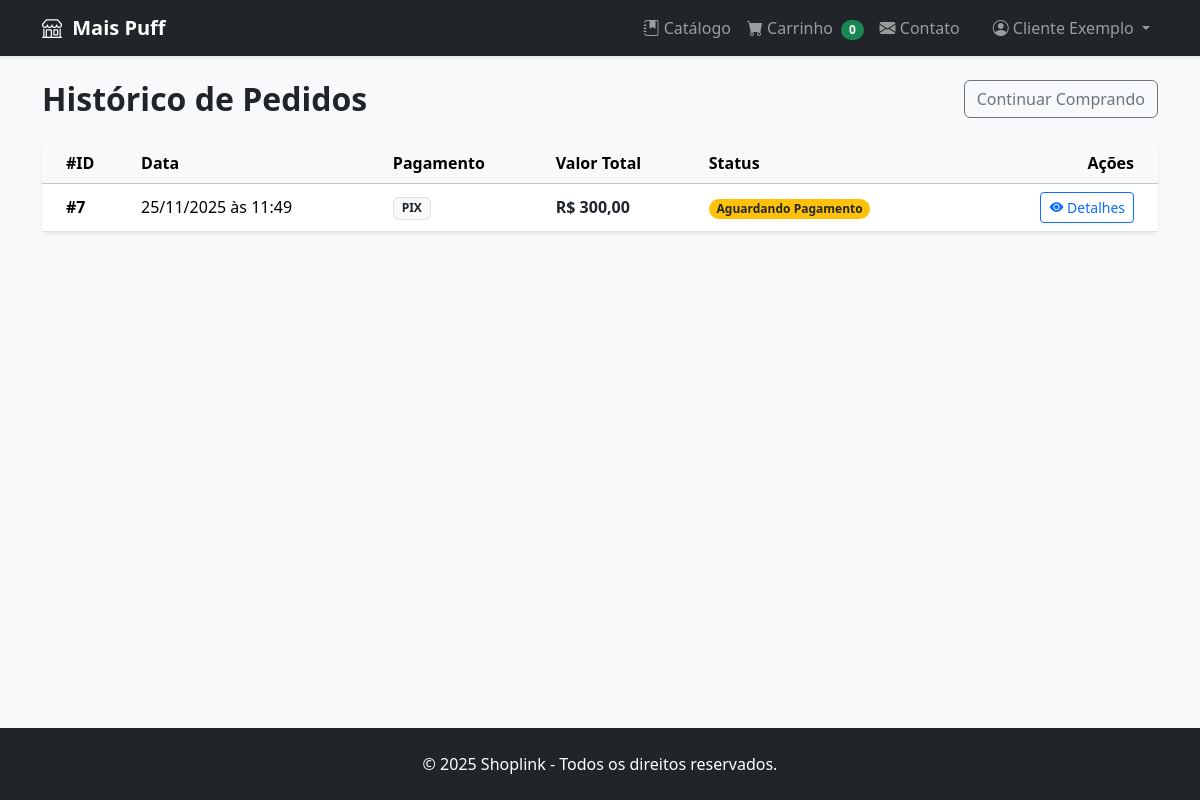
/meus_pedidos.php (signed in), run on the app's committed database.
### tables this page shows
CREATE TABLE `configuracoes` (
  `id` int(11) NOT NULL,
  `chave` varchar(50) NOT NULL,
  `valor` varchar(255) NOT NULL
);

CREATE TABLE `pedidos` (
  `id` int(11) NOT NULL,
  `id_usuario` int(11) DEFAULT NULL COMMENT 'ID do Cliente',
  `nome_cliente` varchar(255) NOT NULL,
  `telefone_cliente` varchar(20) DEFAULT NULL,
  `endereco_cliente` text NOT NULL,
  `total_pedido` decimal(10,2) NOT NULL,
  `data_pedido` timestamp NOT NULL DEFAULT current_timestamp(),
  `status` varchar(50) DEFAULT 'Pendente',
  `metodo_pagamento` varchar(50) DEFAULT 'PIX'
);

### meus_pedidos.php (the view, shortened to what this page needs)
<?php
require_once 'config/database.php';
require_once 'includes/header_public.php';
$id_usuario = $_SESSION['id_usuario'];
try {
    $sql = "SELECT * FROM pedidos WHERE id_usuario = :id ORDER BY id DESC";
    $stmt = $stmt = $pdo->prepare($sql);
    $stmt->execute([':id' => $id_usuario]);
    $pedidos = $stmt->fetchAll();
} catch (PDOException $e) {
    die("Erro: " . $e->getMessage());
}
?>
<div class="d-flex justify-content-between align-items-center mb-4">
    <h2 class="fw-bold mb-0">Histórico de Pedidos</h2>
    <a href="index.php" class="btn btn-outline-secondary">Continuar Comprando</a>
</div>
<div class="card shadow-sm border-0">
    <div class="card-body p-0">
        <div class="table-responsive">
            <table class="table table-hover align-middle mb-0">
                <thead class="table-light">
                    <tr>
                        <th class="ps-4">#ID</th>
                        <th>Data</th>
                        <th>Pagamento</th>
                        <th>Valor Total</th>
                        <th>Status</th>
                        <th class="text-end pe-4">Ações</th>
                    </tr>
                </thead>
                <tbody>
                    <?php if ($pedidos): ?>
                        <?php foreach ($pedidos as $pedido): ?>
                            <tr>
                                <td class="ps-4 fw-bold">#<?php echo $pedido['id']; ?></td>
                                <td><?php echo date('d/m/Y \à\s H:i', strtotime($pedido['data_pedido'])); ?></td>
                                <td>
                                    <span class="badge bg-light text-dark border">
                                        <?php echo htmlspecialchars($pedido['metodo_pagamento'] ?? 'PIX'); ?>
                                    </span>
                                </td>
                                <td class="fw-bold text-dark">
                                    R$ <?php echo number_format($pedido['total_pedido'], 2, ',', '.'); ?>
                                </td>
                                <td>
                                    <?php
                                    $st = $pedido['status'];
                                    $bg = match($st) {
                                        'Aguardando Pagamento' => 'bg-warning text-dark',
                                        'Pago', 'Concluído' => 'bg-success',
                                        'Enviado', 'Em Separação' => 'bg-info text-dark',
                                        'Cancelado' => 'bg-danger',
                                        default => 'bg-secondary'
                                    };
                                    ?>
                                    <span class="badge rounded-pill <?php echo $bg; ?>"><?php echo $st; ?></span>
                                </td>
                                <td class="text-end pe-4">
                                    <a href="pedido_detalhe.php?id=<?php echo $pedido['id']; ?>" class="btn btn-sm btn-outline-primary">
                                        <i class="bi bi-eye-fill"></i> Detalhes
                                    </a>
                                </td>
                            </tr>
                        <?php endforeach; ?>
                    <?php endif; ?>
                </tbody>
            </table>
        </div>
    </div>
</div>
<?php require_once 'includes/footer_public.php'; ?>

### includes/header_public.php (shortened to what this page needs)
<?php
$nome_loja_exibicao = "Shoplink";
if (isset($pdo)) {
    try {
        $stmt_conf = $pdo->query("SELECT valor FROM configuracoes WHERE chave = 'nome_loja'");
        $resultado_nome = $stmt_conf->fetchColumn();
        if ($resultado_nome) {
            $nome_loja_exibicao = $resultado_nome;
        }
    } catch (Exception $e) {
    }
}
?>
<!DOCTYPE html>
<html lang="pt-BR" class="h-100">
<head>
    <link href="https://cdn.jsdelivr.net/npm/bootstrap@5.3.3/dist/css/bootstrap.min.css" rel="stylesheet">
    <link rel="stylesheet" href="https://cdn.jsdelivr.net/npm/bootstrap-icons@1.11.3/font/bootstrap-icons.min.css">
    <link rel="stylesheet" href="assets/css/style.css">
</head>
<body class="d-flex flex-column min-vh-100">
    <header class="navbar navbar-expand-lg navbar-dark bg-dark shadow-sm sticky-top">
        <div class="container">
            <a class="navbar-brand fw-bold" href="index.php">
                <i class="bi bi-shop"></i> <?php echo htmlspecialchars($nome_loja_exibicao); ?>
            </a>
            <div class="collapse navbar-collapse" id="navbarNav">
                <ul class="navbar-nav ms-auto align-items-center">
                    <li class="nav-item">
                        <a class="nav-link" href="index.php">
                            <i class="bi bi-journal-bookmark-fill"></i> Catálogo
                        </a>
                    </li>
                    <li class="nav-item">
                        <a class="nav-link position-relative" href="carrinho.php">
                            <i class="bi bi-cart-fill"></i> Carrinho
                            <span id="cart-counter" class="badge bg-success rounded-pill ms-1">0</span>
                        </a>
                    </li>
                    <li class="nav-item">
                        <a class="nav-link" href="contato.php">
                            <i class="bi bi-envelope-fill"></i> Contato
                        </a>
                    </li>
                    <?php if (isset($_SESSION['id_usuario'])): ?>
                        <li class="nav-item dropdown">
                            <a class="nav-link dropdown-toggle" href="#" role="button" data-bs-toggle="dropdown">
                                <i class="bi bi-person-circle"></i> <?php echo htmlspecialchars($_SESSION['nome'] ?? 'Minha Conta'); ?>
                            </a>
                        </li>
                    <?php endif; ?>
                </ul>
            </div>
        </div>
    </header>
    <main class="container mt-4 flex-grow-1">

### includes/header_public.php (style rules this page uses)
body { background-color: #f8f9fa; }
.navbar-brand i { margin-right: 5px; }

### data on the page
configuracoes: valor "Mais Puff"
pedidos: id "7", data_pedido "25/11/2025 às 11:49", metodo_pagamento "PIX", total_pedido "300,00", status "Aguardando Pagamento"

### other printed values
$_SESSION['nome'] "Cliente Exemplo"
